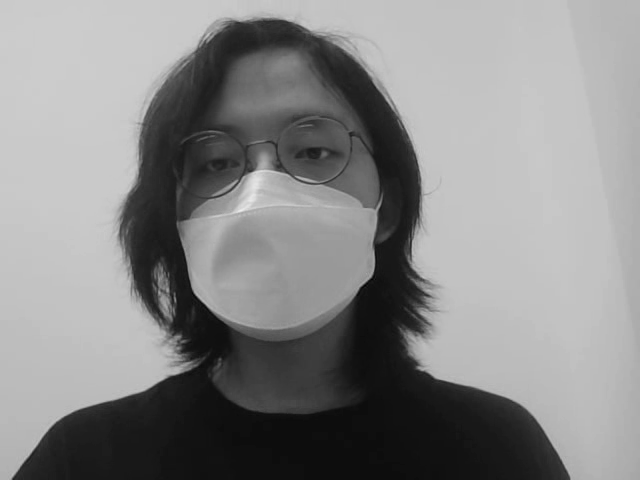
#> input picture frame 22 of output.avi, 640 x 480 px, given in place of the camera
$ python grayscale_3.py
#> lines starting #> are read from the running program, lines starting #| are printed output that depends on the picture
import cv2 as cv
import numpy as np

#opencv , numpy 버전 확인
print(cv.__version__)
print(np.__version__)

#카메라 활성화, 만약 여는데 실패할 시 실패 메시지와 함께 프로그램 종료
cap = cv.VideoCapture(0)
if not cap.isOpened():
    print("camera open failed")
    exit()
#영상이 열리면, 영상의 속성들을 불러 온 후 오픈 완료 메시지 출력
fps = cap.get(cv.CAP_PROP_FPS)
f_width = round(cap.get(cv.CAP_PROP_FRAME_WIDTH))
f_height = round(cap.get(cv.CAP_PROP_FRAME_HEIGHT))
print("open success")
#영상 프레임을 저장할 공간을 만듬
out = cv.VideoWriter("output.avi", cv.VideoWriter_fourcc(*"DIVX"), fps,(f_width,f_height),isColor=False)

#사용자가 키 입력을 할 떄 까지 영상을 촬영
while cap.isOpened():
    #프레임 비교를 위해 연속된 두 프레임을 불러옴
    status,frame= cap.read()
#> frame is the input picture: shape (480, 640, 3); min 2, max 236, mean 135.4
    status2,frame2 = cap.read()
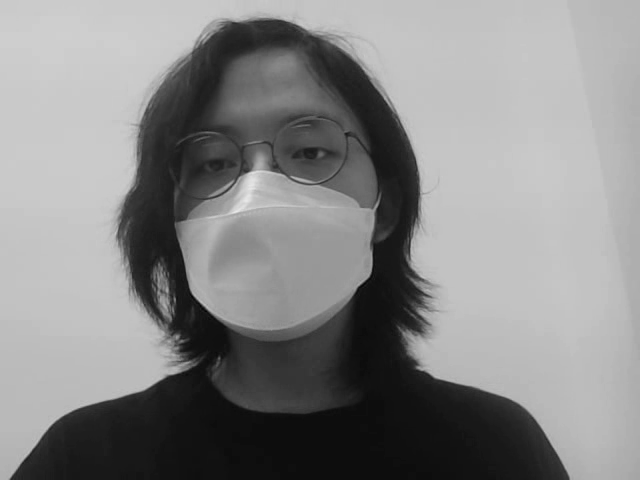
#> input picture frame 23 of output.avi, 640 x 480 px, given in place of the camera
#> frame2 is the input picture: shape (480, 640, 3); min 4, max 234, mean 134.8
    #불러온 영상을 그레이스케일로 변환
    gray = cv.cvtColor(frame,cv.COLOR_BGR2GRAY)
    gray2 = cv.cvtColor(frame2,cv.COLOR_BGR2GRAY)

    #두 영상의 평균 밝기를 구함
    temp = cv.mean(gray)
#> temp = (135.4, 0, 0, 0)
    pastAve = temp[0]
#> pastAve = 135.4
    temp = cv.mean(gray2)
#> temp = (134.8, 0, 0, 0)
    curAve = temp[0]
#> curAve = 134.8
    #평균 밝기가 30 이상 차이날시 , 상하반전,흑백반전 된 영상으로 3초간 변환
    if abs(pastAve - curAve)>30:
        #프레임을 카운트 하기 위한 변수
        count = 0
        while cap.isOpened():
            #반전된 그레이스케일 영상 생성
            st,frame3 =cap.read()
            gray3 = cv.cvtColor(frame3, cv.COLOR_BGR2GRAY)
            flip_frame = cv.flip(gray3,0)
            inverted_frame = np.invert(flip_frame)
            if st:
                cv.imshow('view', inverted_frame)
                #영상 프레임 기록
                out.write(inverted_frame)
                #프레임 카운트
                count = count + 1
            if cv.waitKey(1) & 0xFF == ord('q'):
                break
            if count>3*fps:
                #3초가 지나면 다시 원본 영상으로 변환
                break

    if status:
        cv.imshow('view',gray2)
        #영상 프레임 기록
        out.write(gray2)
    if cv.waitKey(1) & 0xFF == ord('q'):
        #q를 입력시 영상 촬영을 종료
#> (key q is pressed here)
        break
#영상 사용 종료
cap.release()
#모든 창을 닫음
cv.destroyAllWindows()

$ run again, starting later in the video
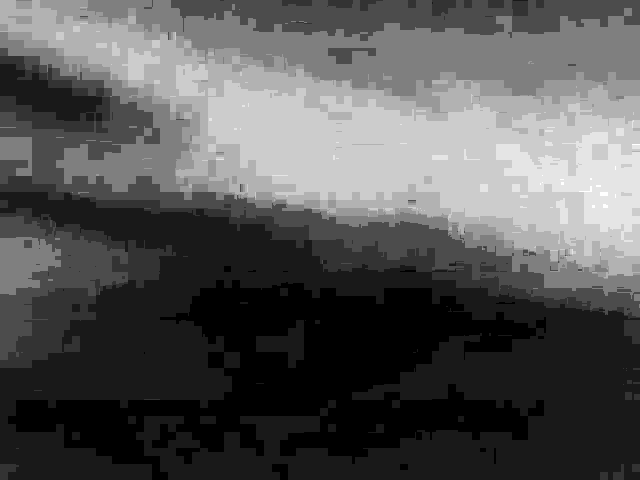
#> input picture frame 102 of output.avi, 640 x 480 px, given in place of the camera
#> frame is the input picture: shape (480, 640, 3); min 10, max 20, mean 13.36
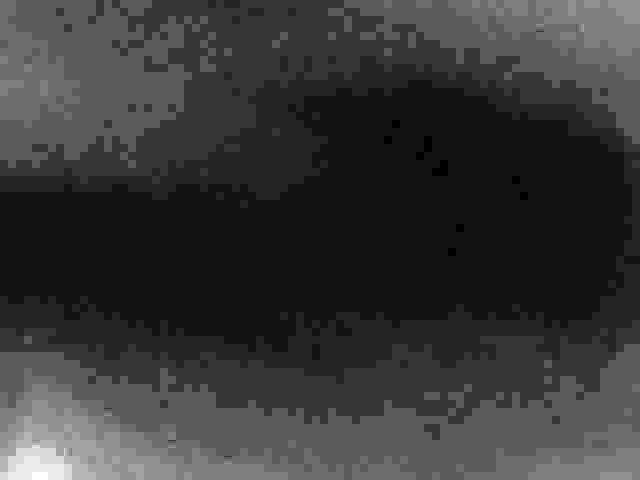
#> input picture frame 103 of output.avi, 640 x 480 px, given in place of the camera
#> frame2 is the input picture: shape (480, 640, 3); min 10, max 24, mean 13.1
#> `temp = cv.mean(gray)`: temp = (13.36, 0, 0, 0)
#> pastAve = 13.36
#> `temp = cv.mean(gray2)`: temp = (13.08, 0, 0, 0)
#> curAve = 13.08

$ run again, starting later in the video
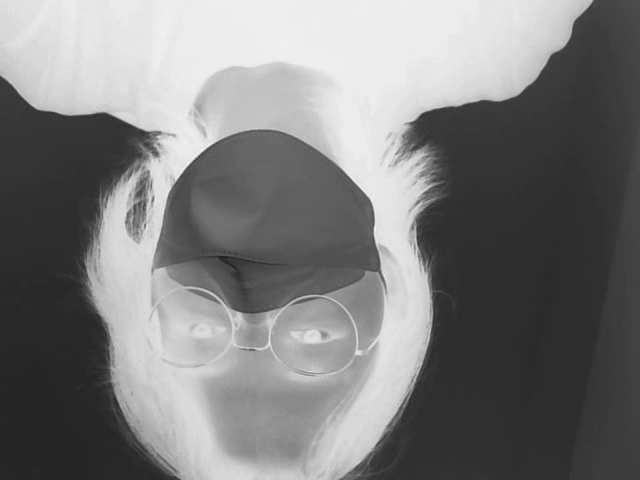
#> input picture frame 181 of output.avi, 640 x 480 px, given in place of the camera
#> frame is the input picture: shape (480, 640, 3); min 24, max 249, mean 124.5
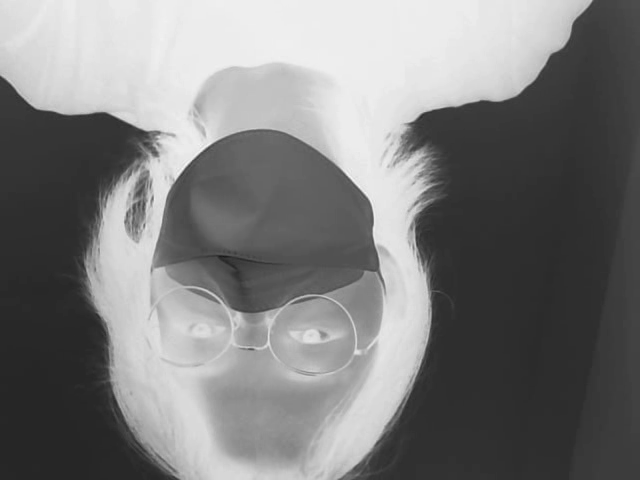
#> input picture frame 182 of output.avi, 640 x 480 px, given in place of the camera
#> frame2 is the input picture: shape (480, 640, 3); min 22, max 248, mean 124.5
#> temp = (124.5, 0, 0, 0)
#> pastAve = 124.5
